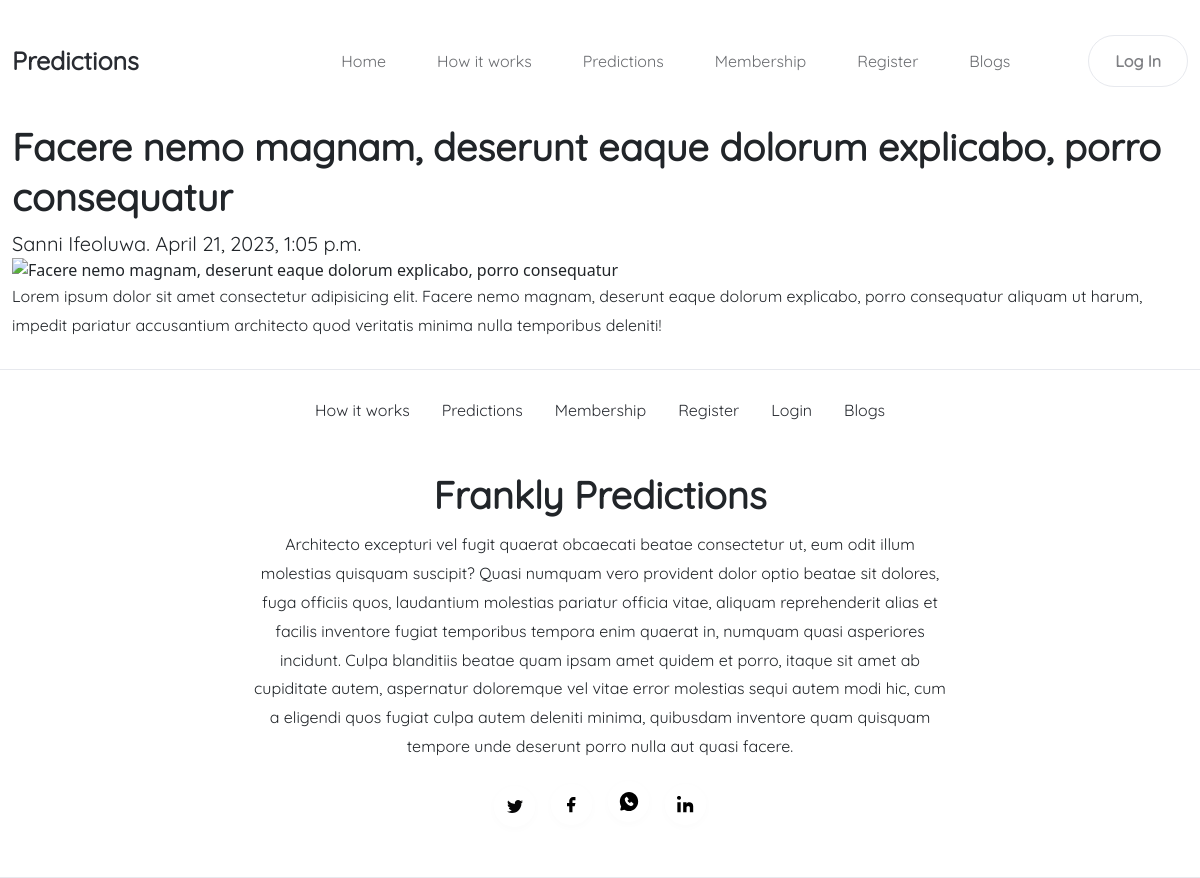
The page /blogs/facere-nemo-magnam-deserunt-eaque-dolorum-explicabo-porro-consequatur/ on the database its author committed.
### predictions/models.py (models this page shows, shortened)
class Blog(models.Model):
    title = models.CharField(max_length=200)
    slug = models.SlugField(blank=True,null=True,max_length=200)
    body = models.TextField()
    published = models.DateTimeField(default=timezone.now)
    state = models.CharField(choices=STATE_CHOICES, max_length=50)
    created = models.DateTimeField(auto_now_add=False)
    author = models.ForeignKey(User,on_delete=models.PROTECT)
    cover_image = CloudinaryField("image",default=None,null=True)
    additonal_image = CloudinaryField("image",default=None,null=True)
    tags = models.ManyToManyField(Tag,related_name="blog_tags",default=None)
    objects = models.Manager()
    new_manager = PublishedManager()
    class Meta:
        ordering = ("-created",)

class User(AbstractUser):
    type = models.CharField(choices=TYPE_CHOICES,max_length=20)
    objects = UserManager()
    freemium_user = FreemiumManager()
    premium_user = PremiumManager()

### predictions/views.py (the view)
# urls.py: path("blogs/<str:slug>/",views.BlogDetail.as_view(),name="blog_detail"),
class BlogDetail(View):
    def get(self,request,slug):
        blog = Blog.objects.get(slug=slug)
        return render(request,"predictions/blog_detail.html",{
            "blog": blog,
        })

### predictions/context_processors.py (called while the page is built)
def current_site_processor(request):
    current_site = get_current_site(request)
    return {"current_site":current_site}

### predictions/templates/predictions/blog_detail.html (shortened to what this page needs)
{% extends 'predictions/layout.html' %}
{% block body %}
<div class="blog_detail_main">
    <div class="blog-detail">
        <h2> {{ blog.title }} </h2>
        <p class="author subtitle"> {{ blog.author.first_name }} {{ blog.author.last_name }}. {{ blog.created }}</p>
        <img src="{{ blog.cover_image.url }}" alt="{{ blog.title }}"/>
        <div class="blog_detail_body">
            <p> {{ blog.body }} </p>
        </div>
    </div>
</div>
{% endblock  %}

### predictions/static/predictions/css/styles.css (style rules this page uses)
.font, a.header-button, .primary-button, .secondary-button, h1, h2, h3, h4, h5, h6, p, button, .subtitle, a, input, textarea, div.home-main div.text div.buttons a:not([class="primary-button"]), div.home-main div.text div.buttons a:not([class="primary-button"]):hover, ul.socialaccount_providers li a, nav.mainnav a.navbar-brand span, nav div.container-fluid div ul li a { font-family: regular; }
.font-weight, a.header-button, h1, h2, h3, h4, h5, h6, button, nav.mainnav a.navbar-brand span { font-weight: 700; }
img { height: auto; width: auto; }
h2 { line-height: 1.316em; font-size: 38px; margin-bottom: 10px; }
p { font-size: 16px; font-weight: 500; line-height: 1.800em; padding: 10px 0px; }
.subtitle { font-size: 20px; line-height: 1.2em; font-weight: 300; }
p { margin: 0; padding: 0; }
body { margin: 0; padding: 0; box-sizing: border-box; position: relative; overflow-x: hidden; }
* { margin: 0; padding: 0; }

### rows shown on the page
Blog: title "Facere nemo magnam, deserunt eaque dolorum explicabo, porro consequatur", author.first_name "Sanni", author.last_name "Ifeoluwa", created "April 21, 2023, 1:05 p.m.", body "Lorem ipsum dolor sit amet consectetur adipisicing elit. Facere nemo magnam, deserunt eaque dolorum explicabo, porro consequatur aliquam ut harum, impedit pariatur accusantium architecto quod veritatis minima nulla temporibus deleniti!"
